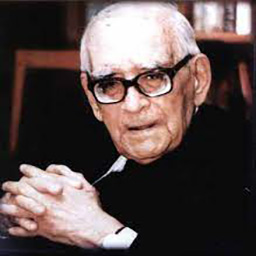
#> input picture Chapter_02/professor.jpg, 256 x 256 px
$ jupyter execute C10.ipynb
#> lines starting #> are read from the running program, lines starting #| are printed output that depends on the picture
[cell 1]
import cv2
import numpy as np
import matplotlib.pyplot as plt

[cell 2]
img = np.array(cv2.imread("professor.jpg", cv2.IMREAD_GRAYSCALE))
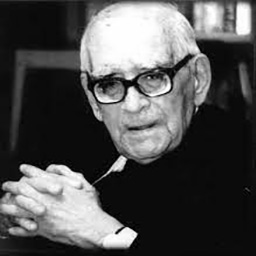
#> img: shape (256, 256); min 0, max 255, mean 80.3

# Calc image histogram with 256 bins
Nhist = cv2.calcHist([img], [0], None, [256], [0, 256]) / np.size(img)
#> Nhist = 256 values, max 0.262 at index 11, min 0.000793 at index 1, mean 0.00391

fig, axes= plt.subplots(1, 3, figsize=(15, 5))
axes[0].hist(img.ravel(), bins = np.arange(0,256))
axes[0].set_title('histogram with 256 bins')

axes[1].hist(img.ravel(), bins = np.arange(0,50))
axes[1].set_title('histogram with 50 bins')

axes[2].plot(np.arange(0,256), Nhist)
axes[2].set_title('normalized histogram')


cv2.waitKey(0)
cv2.destroyAllWindows()
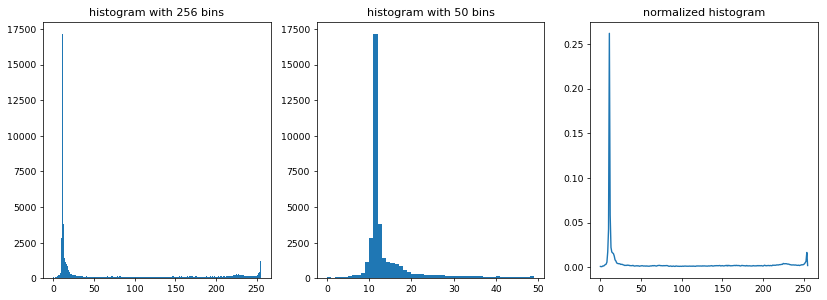
#> figure drawn by matplotlib, 3 panels; panel 1: tallest bar 17150 high, from x = 11 to 12; panel 2: tallest bar 17150 high, from x = 11 to 12; panel 3: curve peaks at x = 11, y = 0.262

$ run again, with Chapter_02/beach.jpg copied over Chapter_02/professor.jpg
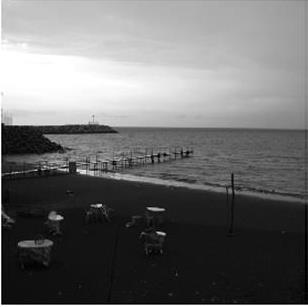
#> input picture Chapter_02/beach.jpg, 308 x 307 px
#> img is the input picture: shape (307, 308); min 0, max 255, mean 110.5
#> Nhist = 256 values, max 0.059 at index 19, min 0.000582 at index 61, mean 0.00391
#> `[cell 2] img = np.array(cv2.imread("professor.jpg", cv2.IMREAD_GRAYSCA..`:
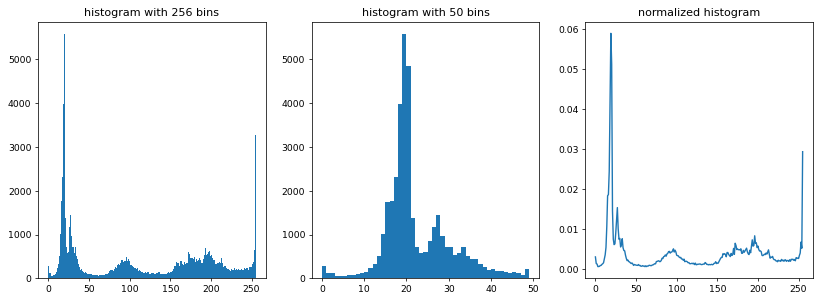
#> figure drawn by matplotlib, 3 panels; panel 1: tallest bar 5577 high, from x = 19 to 20; panel 2: tallest bar 5577 high, from x = 19 to 20; panel 3: curve peaks at x = 19, y = 0.059
